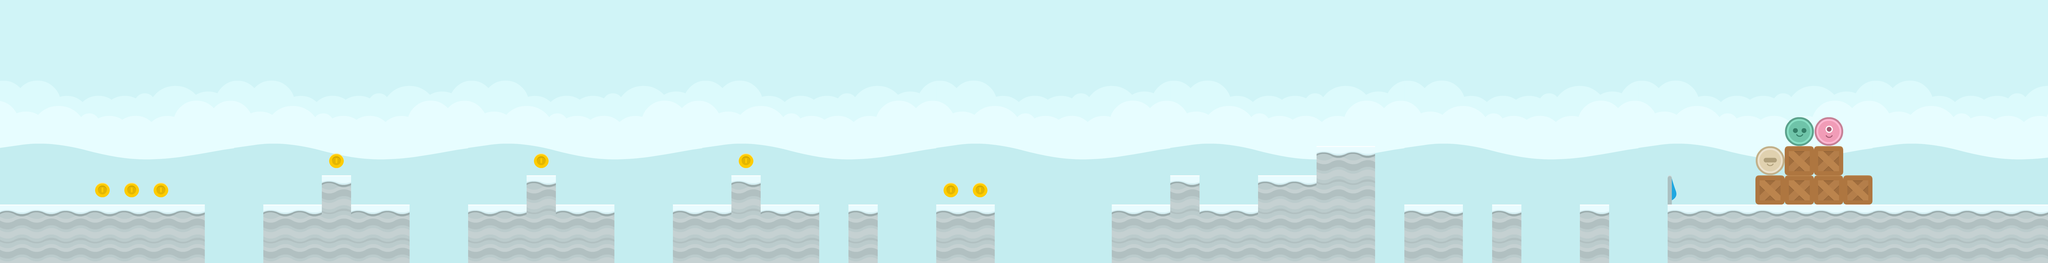

The image is a tile-based game level rendered from a .tmx file. Its description and complete source (layers, tilesets, objects, tile grids) follow:
An orthogonal 70x9 tile map with 128x128 px tiles, 2 tile layers (Tile Layer 1, Tile Layer 2), 5 tilesets and 30 objects.

<map version="1.0" orientation="orthogonal" renderorder="right-down" width="70" height="9" tilewidth="128" tileheight="128" nextobjectid="34">
 <tileset firstgid="1" name="spritesheet_items" tilewidth="128" tileheight="128" tilecount="32" columns="8">
  <image source="../tilesets/spritesheet_items.png" width="1024" height="512" />
 </tileset>
 <tileset firstgid="33" name="blue_land" tilewidth="128" tileheight="128" tilecount="64" columns="8">
  <image source="../tilesets/blue_land.png" width="1024" height="1024" />
 </tileset>
 <tileset firstgid="97" name="players" tilewidth="128" tileheight="128" tilecount="4" columns="4">
  <image source="../tilesets/players.png" width="512" height="128" />
 </tileset>
 <tileset firstgid="101" name="spritesheet_tiles" tilewidth="128" tileheight="128" spacing="2" margin="1" tilecount="128" columns="8">
  <image source="../tilesets/spritesheet_tiles.png" width="1040" height="2080" />
 </tileset>
 <tileset firstgid="229" name="spritesheet_ground" tilewidth="128" tileheight="128" spacing="2" margin="1" tilecount="128" columns="8">
  <image source="../tilesets/spritesheet_ground.png" width="1040" height="2080" />
 </tileset>
 <layer name="Tile Layer 1" width="70" height="9">
  <data encoding="csv">
33,34,35,36,37,38,39,40,33,34,35,36,37,38,39,40,33,34,35,36,37,38,39,40,33,34,35,36,37,38,39,40,33,34,35,36,37,38,39,40,33,34,35,36,37,38,39,40,33,34,35,36,37,38,39,40,33,34,35,36,37,38,39,40,33,34,35,36,37,38,
41,42,43,44,45,46,47,48,41,42,43,44,45,46,47,48,41,42,43,44,45,46,47,48,41,42,43,44,45,46,47,48,41,42,43,44,45,46,47,48,41,42,43,44,45,46,47,48,41,42,43,44,45,46,47,48,41,42,43,44,45,46,47,48,41,42,43,44,45,46,
49,50,51,52,53,54,55,56,49,50,51,52,53,54,55,56,49,50,51,52,53,54,55,56,49,50,51,52,53,54,55,56,49,50,51,52,53,54,55,56,49,50,51,52,53,54,55,56,49,50,51,52,53,54,55,56,49,50,51,52,53,54,55,56,49,50,51,52,53,54,
57,58,59,60,61,62,63,64,57,58,59,60,61,62,63,64,57,58,59,60,61,62,63,64,57,58,59,60,61,62,63,64,57,58,59,60,61,62,63,64,57,58,59,60,61,62,63,64,57,58,59,60,61,62,63,64,57,58,59,60,61,62,63,64,57,58,59,60,61,62,
65,66,67,68,69,70,71,72,65,66,67,68,69,70,71,72,65,66,67,68,69,70,71,72,65,66,67,68,69,70,71,72,65,66,67,68,69,70,71,72,65,66,67,68,69,70,71,72,65,66,67,68,69,70,71,72,65,66,67,68,69,70,71,72,65,66,67,68,69,70,
73,74,75,76,77,78,79,80,73,74,75,76,77,78,79,80,73,74,75,76,77,78,79,80,73,74,75,76,77,78,79,80,73,74,75,76,77,78,79,80,73,74,75,76,77,78,79,80,73,74,75,76,77,78,79,80,73,74,75,76,77,78,79,80,73,74,75,76,77,78,
81,82,83,84,85,86,87,88,81,82,83,84,85,86,87,88,81,82,83,84,85,86,87,88,81,82,83,84,85,86,87,88,81,82,83,84,85,86,87,88,81,82,83,84,85,86,87,88,81,82,83,84,85,86,87,88,81,82,83,84,85,86,87,88,81,82,83,84,85,86,
83,84,85,86,87,88,88,88,88,88,91,92,93,94,95,96,89,90,91,92,93,94,95,96,89,90,91,92,93,94,95,96,89,90,91,92,93,94,95,96,89,90,91,92,93,94,95,89,90,81,81,81,81,81,81,81,81,81,81,81,81,81,81,81,81,82,83,84,85,86,
91,92,93,94,95,96,96,96,96,96,96,96,96,96,96,96,96,96,96,96,96,96,96,96,96,96,96,96,96,96,96,96,96,96,96,96,96,96,96,96,96,96,96,96,96,96,96,96,96,89,89,89,89,89,89,89,89,89,89,89,89,89,89,89,89,90,91,92,93,94
</data>
 </layer>
 <layer name="Tile Layer 2" width="70" height="9">
  <data encoding="csv">
0,0,0,0,0,0,0,0,0,0,0,0,0,0,0,0,0,0,0,0,0,0,0,0,0,0,0,0,0,0,0,0,0,106,0,0,0,0,0,0,0,0,0,0,0,0,0,0,0,0,0,0,0,0,0,0,0,0,0,0,0,0,0,0,0,0,0,0,0,0,
0,0,0,0,0,0,0,0,0,0,0,0,0,0,0,0,0,0,0,0,106,31,0,0,0,106,0,0,0,0,106,0,0,106,0,0,0,0,0,0,0,0,0,0,0,0,0,0,0,0,0,0,0,0,0,0,0,0,0,0,0,0,0,0,0,0,0,0,0,0,
0,0,0,0,0,0,0,0,0,0,0,0,0,0,0,106,0,0,0,106,106,0,0,0,0,106,0,0,0,106,106,0,106,106,0,0,0,0,0,0,106,0,0,0,0,0,0,0,0,0,0,0,0,0,0,0,0,0,0,0,0,0,0,0,0,0,0,0,0,0,
0,0,0,0,0,0,0,0,0,0,0,0,0,0,0,106,0,0,106,106,106,0,0,0,106,106,0,0,106,106,106,106,106,106,106,0,0,0,106,106,106,0,0,0,0,0,106,0,0,0,106,0,0,0,0,0,0,0,0,0,0,0,0,0,0,0,0,0,0,0,
0,0,0,0,0,0,0,0,0,0,0,0,0,106,106,106,106,106,106,106,106,106,106,0,106,106,0,0,106,106,106,106,106,106,106,0,106,106,106,106,106,0,0,0,106,106,106,106,0,106,106,0,106,0,0,0,0,0,0,0,0,100,97,0,0,0,0,0,0,0,
0,0,0,0,106,106,106,106,106,0,0,30,0,0,0,0,0,0,30,0,0,0,0,0,0,30,0,0,0,0,0,0,0,0,0,0,0,0,0,0,0,0,0,0,0,288,288,0,0,0,0,0,0,0,0,0,0,0,0,0,99,133,133,0,0,0,0,0,0,0,
0,284,106,30,30,30,106,106,106,0,0,288,0,0,0,0,0,0,288,0,0,0,0,0,0,288,0,0,0,0,0,0,30,30,0,0,0,0,0,0,288,0,0,288,288,281,281,0,0,0,0,0,0,0,0,0,0,11,0,0,133,133,133,133,0,0,0,0,0,0,
288,288,288,288,288,288,288,106,106,288,288,281,288,288,0,0,288,288,281,288,288,0,0,288,288,281,288,288,0,288,0,0,288,288,0,0,0,0,288,288,281,288,288,281,281,281,281,0,288,288,0,288,0,0,288,0,0,288,288,288,288,288,288,288,288,288,288,288,288,288,
281,281,281,281,281,281,281,106,106,281,281,281,281,281,0,0,281,281,281,281,281,0,0,281,281,281,281,281,0,281,0,0,281,281,0,0,0,0,281,281,281,281,281,281,281,281,281,0,281,281,0,281,0,0,281,0,0,281,281,281,281,281,281,281,281,281,281,281,281,281
</data>
 </layer>
 <objectgroup name="Object Layer 1">
  <object id="2" x="7296" y="896" width="1664" height="256" />
  <object id="3" x="6912" y="896" width="128" height="256" />
  <object id="4" x="6528" y="896" width="128" height="256" />
  <object id="5" x="6144" y="896" width="256" height="256" />
  <object id="6" x="5760" y="640" width="256" height="512" />
  <object id="8" x="5504" y="768" width="256" height="384" />
  <object id="9" x="5248" y="896" width="256" height="256" />
  <object id="10" x="5120" y="768" width="128" height="384" />
  <object id="11" x="4864" y="896" width="256" height="256" />
  <object id="12" x="4096" y="896" width="256" height="256" />
  <object id="13" x="3712" y="896" width="128" height="256" />
  <object id="14" x="3328" y="896" width="256" height="256" />
  <object id="15" x="3200" y="768" width="128" height="384" />
  <object id="16" x="2944" y="896" width="256" height="256" />
  <object id="17" x="2432" y="896" width="256" height="256" />
  <object id="18" x="2304" y="768" width="128" height="384" />
  <object id="20" x="2048" y="896" width="256" height="256" />
  <object id="21" x="1536" y="896" width="256" height="256" />
  <object id="22" x="1408" y="768" width="128" height="384" />
  <object id="23" x="1152" y="896" width="256" height="256" />
  <object id="24" x="0" y="896" width="896" height="256" />
 </objectgroup>
 <objectgroup name="Object Layer 2">
  <object id="25" x="415.333" y="798.667" width="64" height="64">
   <ellipse />
  </object>
  <object id="27" x="543.333" y="798.667" width="64" height="64">
   <ellipse />
  </object>
  <object id="28" x="671.333" y="798.667" width="64" height="64">
   <ellipse />
  </object>
  <object id="29" x="1439.33" y="670.667" width="64" height="64">
   <ellipse />
  </object>
  <object id="30" x="2335.33" y="670.667" width="64" height="64">
   <ellipse />
  </object>
  <object id="31" x="3231.33" y="670.667" width="64" height="64">
   <ellipse />
  </object>
  <object id="32" x="4127.33" y="798.667" width="64" height="64">
   <ellipse />
  </object>
  <object id="33" x="4255.33" y="798.667" width="64" height="64">
   <ellipse />
  </object>
 </objectgroup>
 <objectgroup name="finish">
  <object id="1" x="7424" y="0" width="128" height="896" />
 </objectgroup>
</map>
